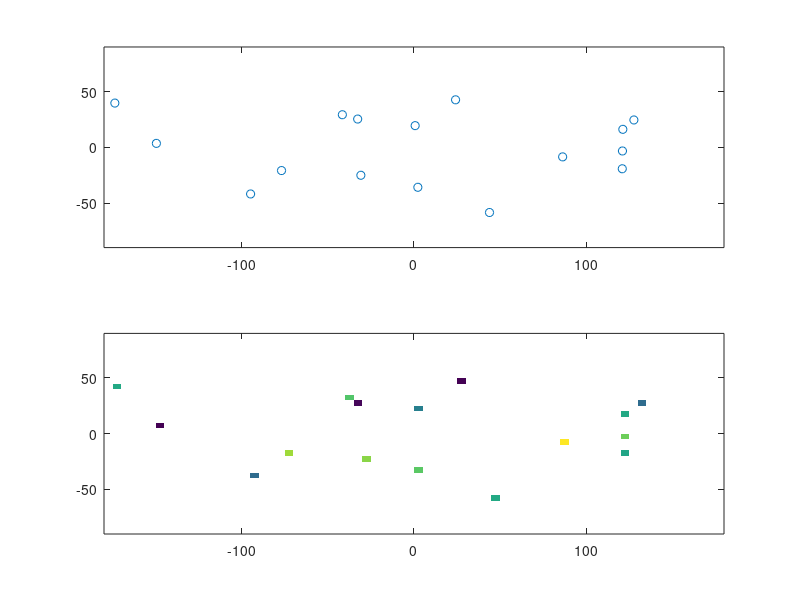

Recreate this plot in MATLAB.
%Set number of random data points
Ndata=16;
%make random locations for "cores"
xyz=2*rand(3,Ndata)-1	;
xyz=xyz./sqrt(sum(xyz.*xyz,1));
%Core location latitude
lat=(180/pi)*asin(-xyz(3,:));
%Core location longitude
lon=(180/pi)*atan2(xyz(1,:),xyz(2,:));
%Value at eat sample location
dat=rand(Ndata,1);
%Plot the location of the points
subplot(2,1,1)
plot(lon,lat,"o;;")
xlim([-180,180])
ylim([-90,90])
% Make grid to put averages in
dlat=5;
dlon=5;
glat=-90:dlat:90;
glon=-180:dlon:180;
datgrid=zeros(length(glat),length(glon));
gridcell=zeros(2,length(lon));
% take average of values in each grid
for i=1:length(glat)
	for j=1:length(glon)
		datsingrid=0;
		val=0;
		for k=1:length(dat)
			inbox= (glat(i)-dlat/2 <= lat(k));
			inbox=inbox&(lat(k) < glat(i)+dlat/2);
			inbox=inbox&(glon(j)-dlon/2<=lon(k));
			inbox=inbox&(lon(k)<glon(j)+dlon/2);
			if(inbox)
				gridcel(:,k)=[j,i];
				datsingrid=datsingrid+1;
				val=val+dat(k);
			end%if
		end%for
		if(datsingrid==0)
			% if no data exists set to NaN
			datgrid(i,j)=NaN;
		else
			datgrid(i,j)=val/datsingrid;
		end%if
	end%for
end%for
subplot(2,1,2)
pcolor(glon,glat,datgrid)
shading flat
